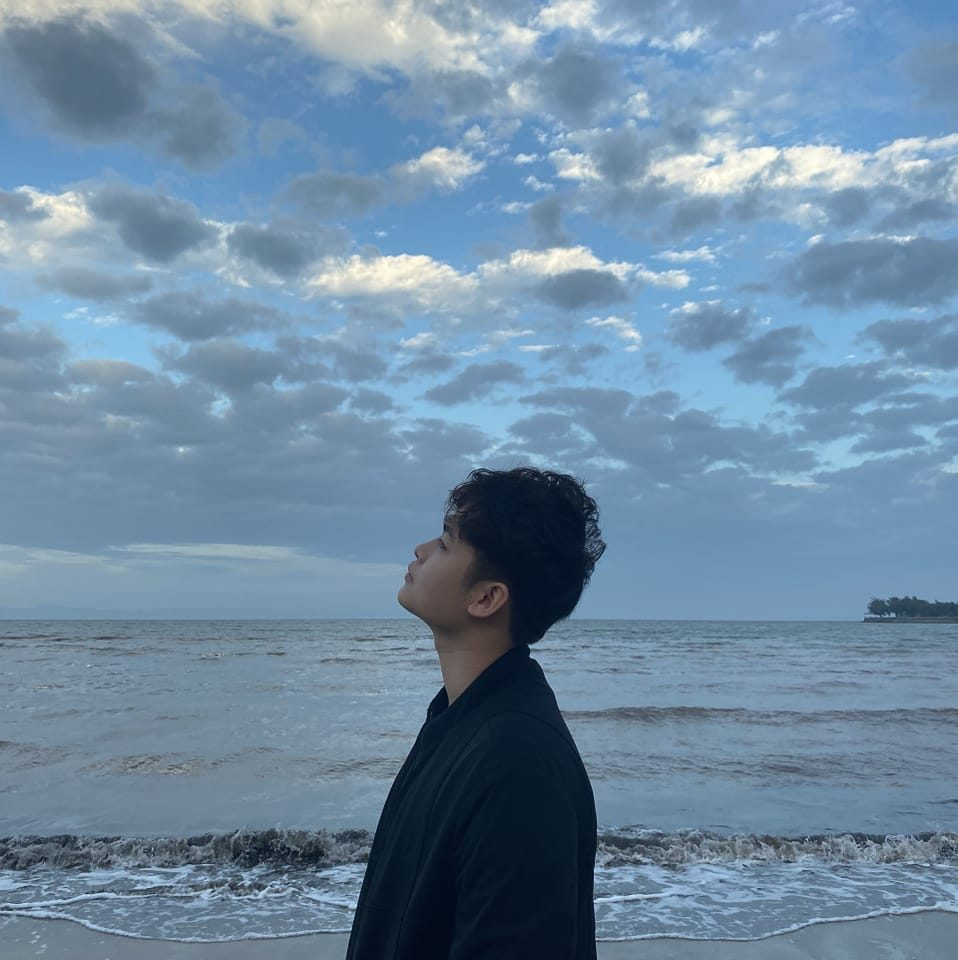
#> input picture tutorial8/avatar.jpg, 958 x 960 px, found by its file name
$ python AdjustingColor.py
#> lines starting #> are read from the running program, lines starting #| are printed output that depends on the picture
import cv2
import numpy as np

# Load the color image
image = cv2.imread('tutorial8/avatar.jpg')
#> image is the input picture: shape (960, 958, 3); mean B, G, R 163.1, 139, 111.3

# Adjust brightness and contrast
alpha = 1.5  # Contrast control (1.0-3.0)
beta = 30    # Brightness control (0-100)
bright_contr_image = cv2.convertScaleAbs(image, alpha=alpha, beta=beta)
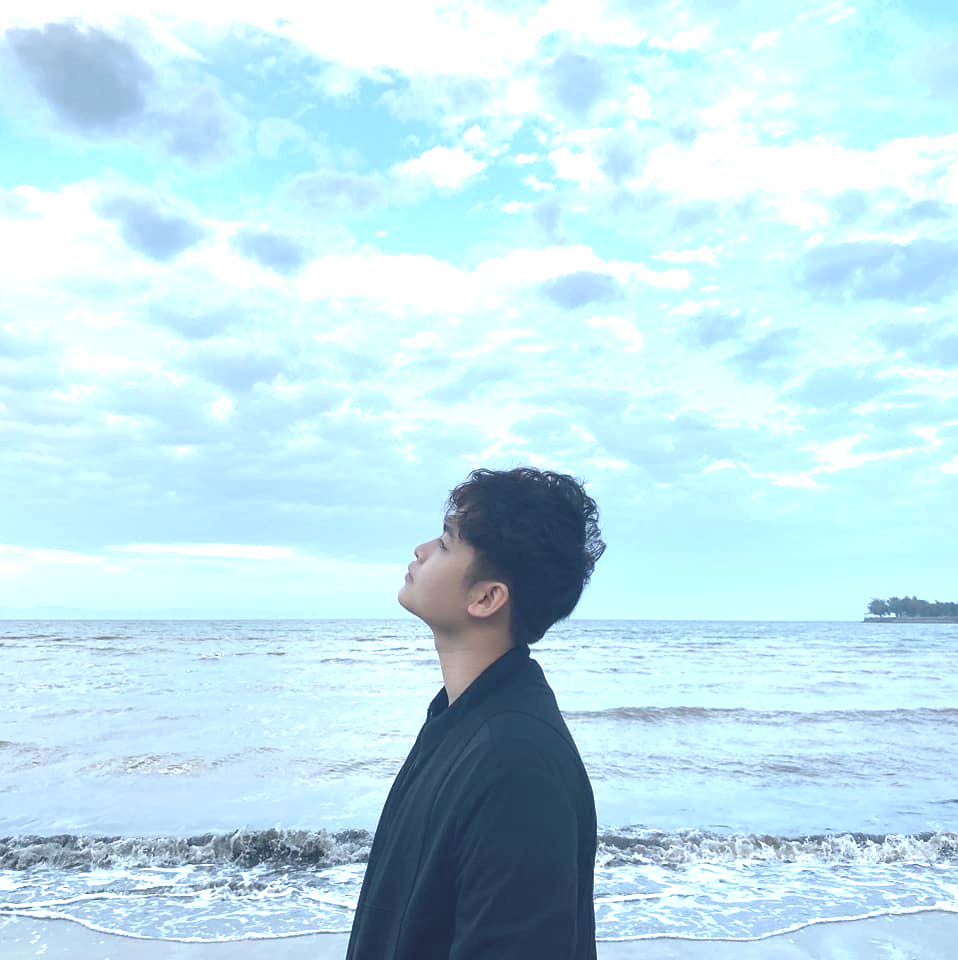
#> bright_contr_image: shape (960, 958, 3); mean B, G, R 236.7, 226.3, 192.8

# Modify saturation and hue in HSV space
hsv_image = cv2.cvtColor(image, cv2.COLOR_BGR2HSV)
#> hsv_image: shape (960, 958, 3); mean H, S, V 102.2, 89, 163.4

# Modify saturation
saturation_factor = 1.5  # Increase saturation by a factor of 1.5
hsv_image[:, :, 1] = np.clip(hsv_image[:, :, 1] * saturation_factor, 0, 255)
#> hsv_image: shape (960, 958, 3); mean H, S, V 102.2, 129.1, 163.4

# Modify hue
hue_shift = 20  # Shift hue by 20 degrees (0-360)
hsv_image[:, :, 0] = (hsv_image[:, :, 0] + hue_shift) % 180
#> hsv_image: shape (960, 958, 3); mean H, S, V 121.7, 129.1, 163.4

# Convert HSV back to BGR
hue_sat_modified_image = cv2.cvtColor(hsv_image, cv2.COLOR_HSV2BGR)
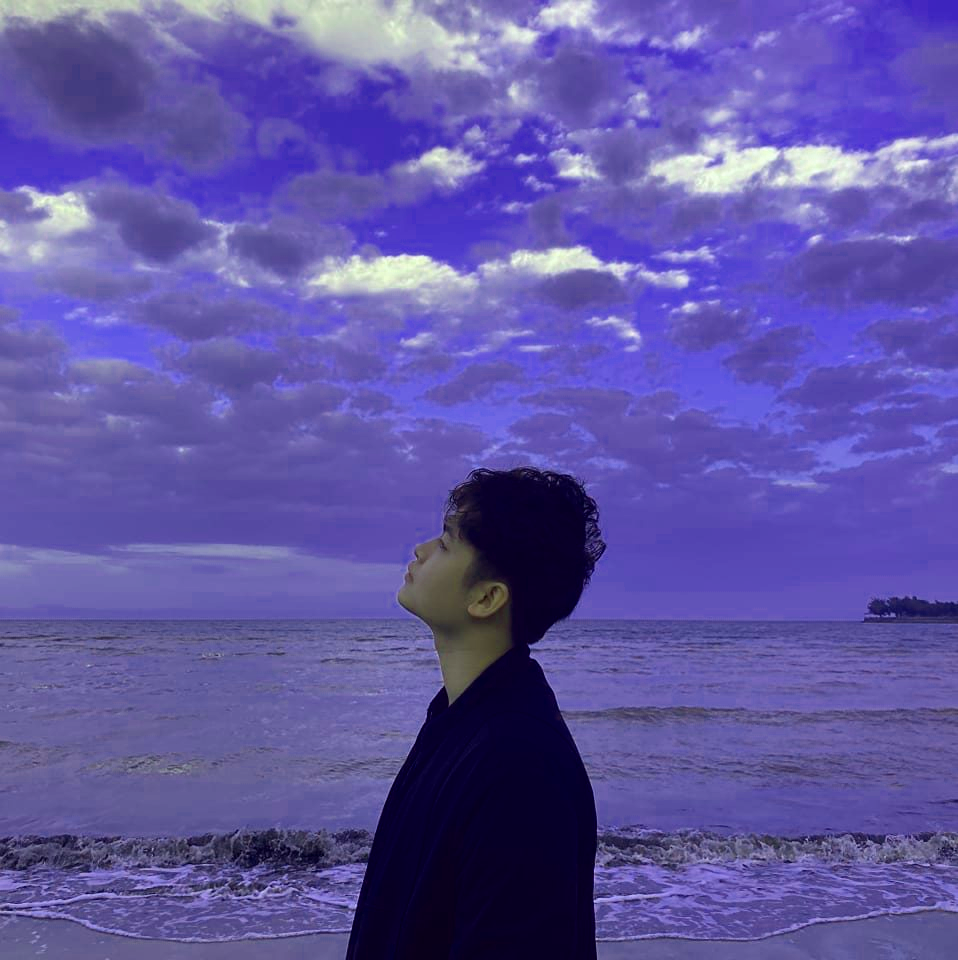
#> hue_sat_modified_image: shape (960, 958, 3); mean B, G, R 162.9, 85.6, 95.6

# Display the original and modified images
cv2.imshow('Original Image', image)
cv2.imshow('Brightness and Contrast Adjusted Image', bright_contr_image)
cv2.imshow('Hue and Saturation Modified Image', hue_sat_modified_image)
cv2.waitKey(0)
cv2.destroyAllWindows()
